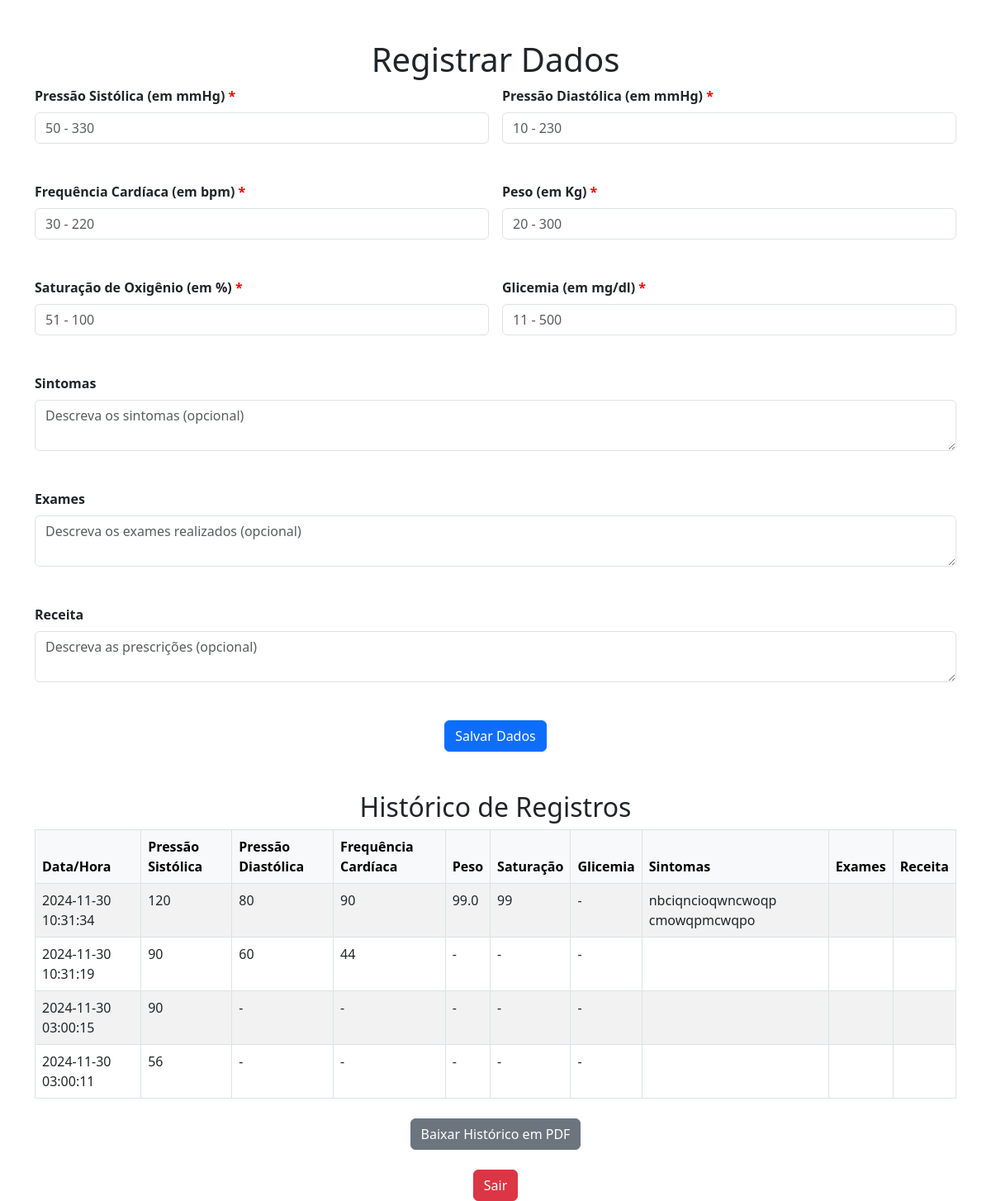
Page /dados (signed in) on the committed database.
### tables this page shows
CREATE TABLE dados_saude (
            id INTEGER PRIMARY KEY AUTOINCREMENT,
            paciente_id INTEGER NOT NULL,
            data_hora TIMESTAMP DEFAULT CURRENT_TIMESTAMP,
            pressao_sistolica INTEGER CHECK(pressao_sistolica BETWEEN 50 AND 330),
            pressao_diastolica INTEGER CHECK(pressao_diastolica BETWEEN 10 AND 230),
            frequencia_cardiaca INTEGER CHECK(frequencia_cardiaca BETWEEN 30 AND 220),
            peso REAL CHECK(peso BETWEEN 20 AND 300),
            saturacao_oxigenio INTEGER CHECK(saturacao_oxigenio BETWEEN 51 AND 100),
            glicemia INTEGER CHECK(glicemia BETWEEN 11 AND 500),
            sintomas TEXT,
            exames TEXT,
            receita TEXT,
            observacao TEXT,
            lido BOOLEAN DEFAULT 0, -- 0 para não lido, 1 para lido
            FOREIGN KEY (paciente_id) REFERENCES pacientes (id)
        );

### app.py (the view, shortened to what this page needs)
@app.route('/dados', methods=['GET', 'POST'])
def dados():
    if 'paciente_id' not in session or session.get('tipo_usuario') != 'paciente':
        flash('Acesso não autorizado.', 'error')
        return redirect(url_for('login'))
    paciente_id = session['paciente_id']
    conn = sqlite3.connect('database.db')
    cursor = conn.cursor()
    cursor.execute('SELECT * FROM dados_saude WHERE paciente_id = ? ORDER BY data_hora DESC', (paciente_id,))
    dados = cursor.fetchall()
    conn.close()
    return render_template('dados.html', dados=dados)

### templates/dados.html (shortened to what this page needs)
<!DOCTYPE html>
<html lang="pt">
<head>
    <link href="https://cdn.jsdelivr.net/npm/bootstrap@5.3.0/dist/css/bootstrap.min.css" rel="stylesheet">
</head>
<body class="container mt-5">
    <h1 class="text-center">Registrar Dados</h1>
    <form method="POST" class="row g-3">
        <div class="form-section col-md-6">
            <label for="pressao_sistolica" class="form-label required-field">Pressão Sistólica (em mmHg)</label>
            <input type="number" name="pressao_sistolica" id="pressao_sistolica" class="form-control" placeholder="50 - 330">
        </div>
        <div class="form-section col-md-6">
            <label for="pressao_diastolica" class="form-label required-field">Pressão Diastólica (em mmHg)</label>
            <input type="number" name="pressao_diastolica" id="pressao_diastolica" class="form-control" placeholder="10 - 230">
        </div>
        <div class="form-section col-md-6">
            <label for="frequencia_cardiaca" class="form-label required-field">Frequência Cardíaca (em bpm)</label>
            <input type="number" name="frequencia_cardiaca" id="frequencia_cardiaca" class="form-control" placeholder="30 - 220">
        </div>
        <div class="form-section col-md-6">
            <label for="peso" class="form-label required-field">Peso (em Kg)</label>
            <input type="number" step="0.1" name="peso" id="peso" class="form-control" placeholder="20 - 300">
        </div>
        <div class="form-section col-md-6">
            <label for="saturacao_oxigenio" class="form-label required-field">Saturação de Oxigênio (em %)</label>
            <input type="number" name="saturacao_oxigenio" id="saturacao_oxigenio" class="form-control" placeholder="51 - 100">
        </div>
        <div class="form-section col-md-6">
            <label for="glicemia" class="form-label required-field">Glicemia (em mg/dl)</label>
            <input type="number" name="glicemia" id="glicemia" class="form-control" placeholder="11 - 500">
        </div>
        <div class="form-section col-12">
            <label for="sintomas" class="form-label">Sintomas</label>
            <textarea name="sintomas" id="sintomas" class="form-control" placeholder="Descreva os sintomas (opcional)"></textarea>
        </div>
        <div class="form-section col-12">
            <label for="exames" class="form-label">Exames</label>
            <textarea name="exames" id="exames" class="form-control" placeholder="Descreva os exames realizados (opcional)"></textarea>
        </div>
        <div class="form-section col-12">
            <label for="receita" class="form-label">Receita</label>
            <textarea name="receita" id="receita" class="form-control" placeholder="Descreva as prescrições (opcional)"></textarea>
        </div>
        <div class="col-12 text-center">
            <button type="submit" class="btn btn-primary">Salvar Dados</button>
        </div>
    </form>
    <h2 class="text-center mt-5">Histórico de Registros</h2>
    <table class="table table-striped table-bordered">
        <thead class="table-light">
            <tr>
                <th>Data/Hora</th>
                <th>Pressão Sistólica</th>
                <th>Pressão Diastólica</th>
                <th>Frequência Cardíaca</th>
                <th>Peso</th>
                <th>Saturação</th>
                <th>Glicemia</th>
                <th>Sintomas</th>
                <th>Exames</th>
                <th>Receita</th>
            </tr>
        </thead>
        <tbody>
            {% for dado in dados %}
            <tr>
                <td>{{ dado[2] }}</td>
                <td>{{ dado[3] if dado[3] != None else '-' }}</td>
                <td>{{ dado[4] if dado[4] != None else '-' }}</td>
                <td>{{ dado[5] if dado[5] != None else '-' }}</td>
                <td>{{ dado[6] if dado[6] != None else '-' }}</td>
                <td>{{ dado[7] if dado[7] != None else '-' }}</td>
                <td>{{ dado[8] if dado[8] != None else '-' }}</td>
                <td>{{ dado[9] if dado[9] != None else '-' }}</td>
                <td>{{ dado[10] if dado[10] != None else '-' }}</td>
                <td>{{ dado[11] if dado[11] != None else '-' }}</td>
            </tr>
            {% endfor %}
        </tbody>
    </table>
    <div class="text-center mt-4">
        <a href="/historico_pdf" class="btn btn-secondary">Baixar Histórico em PDF</a>
    </div>
    <div class="text-center mt-4">
        <a href="/logout" class="btn btn-danger">Sair</a>
    </div>
</body>
</html>

### templates/dados.html (style rules this page uses)
.required-field::after { content: " *"; color: red; }
.form-section { margin-bottom: 30px; }
.form-label { font-weight: bold; }

### rows in the picture
dados_saude: data_hora "2024-11-30 10:31:34", pressao_sistolica "120", pressao_diastolica "80", frequencia_cardiaca "90", peso "99.0", saturacao_oxigenio "99", dado "-", sintomas "nbciqncioqwncwoqp cmowqpmcwqpo"
dados_saude: data_hora "2024-11-30 10:31:19", pressao_sistolica "90", pressao_diastolica "60", frequencia_cardiaca "44", dado "-"
dados_saude: data_hora "2024-11-30 03:00:15", pressao_sistolica "90", dado "-"
dados_saude: data_hora "2024-11-30 03:00:11", pressao_sistolica "56", dado "-"
